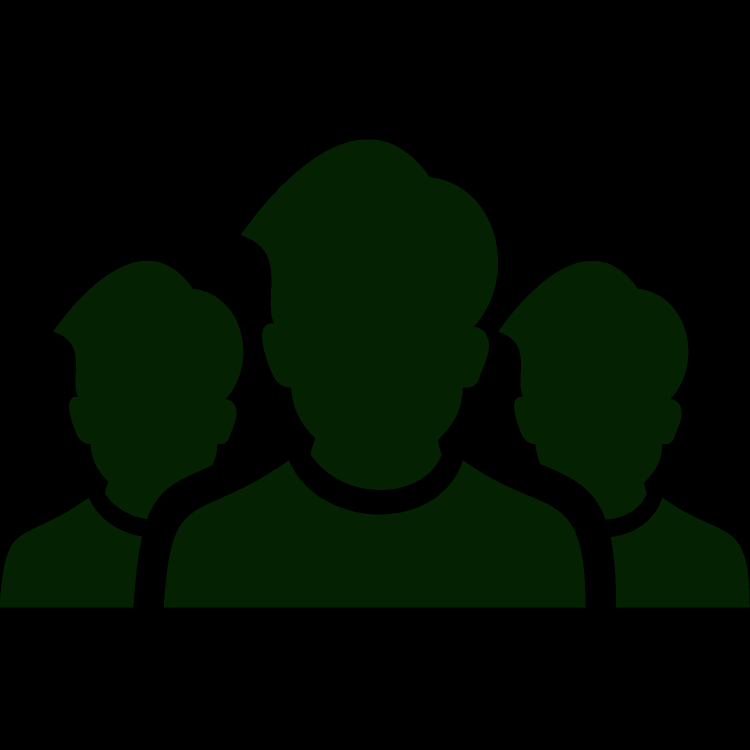
#> input picture src/app/assets/about_us.png, 1500 x 1500 px (shown at 1/2 size)
$ python -i image_pipeline.py   (imports and definitions only)
#> lines starting #> are read from the running program, lines starting #| are printed output that depends on the picture; after the words box and inside, x2 and y2 are one past the last pixel; in counts of white or black regions, pixels touching at a corner belong together
#> in process_for_analysis, img is the input picture: shape (1500, 1500, 3); mean B, G, R 0.3, 11.5, 1.4
import os
from typing import List, Optional, Tuple

# Lazy imports so tests that patch without OpenCV still import this module.
try:  # pragma: no cover - import branch
    import cv2  # type: ignore
    import numpy as np  # type: ignore
except Exception:  # pragma: no cover
    cv2 = None  # type: ignore
    np = None  # type: ignore


def _ensure_opencv():  # pragma: no cover - simple guard
    if cv2 is None or np is None:
        raise RuntimeError("OpenCV / NumPy not available; ensure opencv-python and numpy are installed.")


def normalize_exposure(img_bgr: 'np.ndarray') -> 'np.ndarray':
    """Apply CLAHE to luminance channel then rebalance average L to original.
    Keeps size, returns BGR image. Assumes uint8 input.
    """
    _ensure_opencv()
    lab = cv2.cvtColor(img_bgr, cv2.COLOR_BGR2LAB)
#> lab: shape (1500, 1500, 3); mean of channels 0, 1, 2 9.1, 121.7, 132.9
    l, a, b = cv2.split(lab)
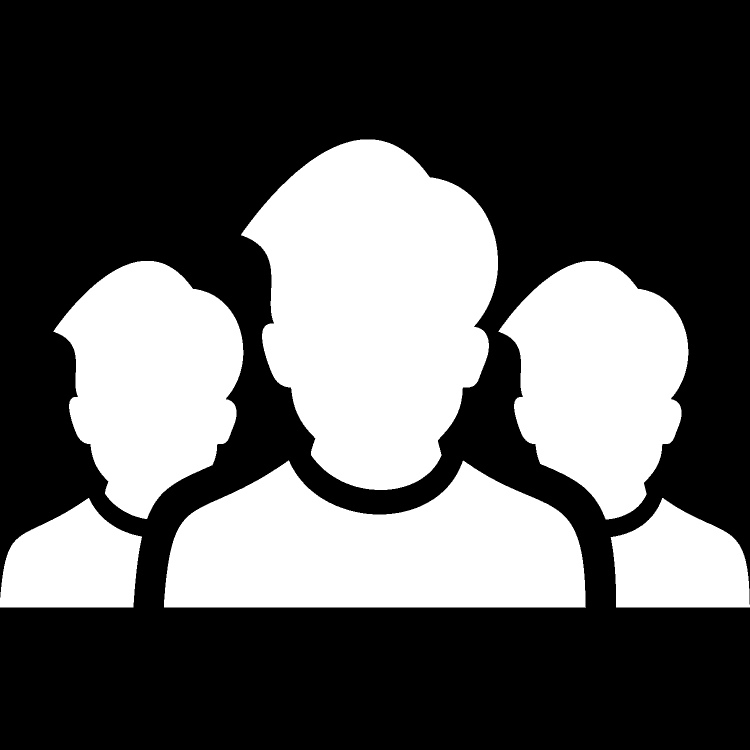
#> l: shape (1500, 1500) (shown at 1/2 size); values 0 (black) and 26 (white), 35% white; 6 white regions, box (x1, y1, x2, y2) and area: (482, 279, 996, 980) 251455, (328, 921, 1172, 1215) 183167, (997, 522, 1377, 1039) 131049, (107, 522, 487, 1038) 131026, (0, 996, 284, 1215) 45233, (1221, 996, 1500, 1215) 44850
    clahe = cv2.createCLAHE(clipLimit=2.0, tileGridSize=(8, 8))
    l2 = clahe.apply(l)
    mean_target = float(l.mean())
#> mean_target = 9.09
    mean_current = float(l2.mean()) or 1.0
#> mean_current = 12.36
    scale = mean_target / mean_current
#> scale = 0.736
    l2 = (l2.astype('float32') * scale).clip(0, 255).astype('uint8')
    lab2 = cv2.merge([l2, a, b])
#> lab2: shape (1500, 1500, 3); mean of channels 0, 1, 2 8.9, 121.7, 132.9
    return cv2.cvtColor(lab2, cv2.COLOR_LAB2BGR)


def resize_for_lcd(img_bgr: 'np.ndarray', target: Tuple[int, int] = (480, 800), bg_color=(0, 0, 0)) -> 'np.ndarray':
    """Letterbox resize preserving aspect ratio into target WxH (width,height)."""
#> called with target = (480, 800), bg_color = (0, 0, 0)
    _ensure_opencv()
    tw, th = target
    h, w = img_bgr.shape[:2]
#> h = 1500; w = 1500
    scale = min(tw / w, th / h)
#> scale = 0.32
    nw, nh = int(w * scale), int(h * scale)
#> nw = 480; nh = 480
    resized = cv2.resize(img_bgr, (nw, nh), interpolation=cv2.INTER_AREA)
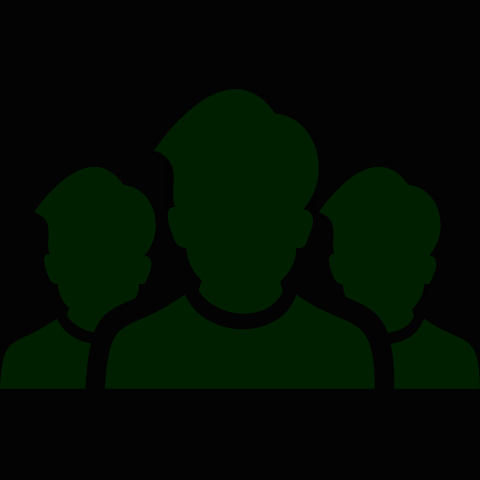
#> resized: shape (480, 480, 3); mean B, G, R 1.9, 12.7, 1.9
    canvas = np.full((th, tw, 3), bg_color, dtype='uint8')
    y0 = (th - nh) // 2
#> y0 = 160
    x0 = (tw - nw) // 2
#> x0 = 0
    canvas[y0:y0 + nh, x0:x0 + nw] = resized
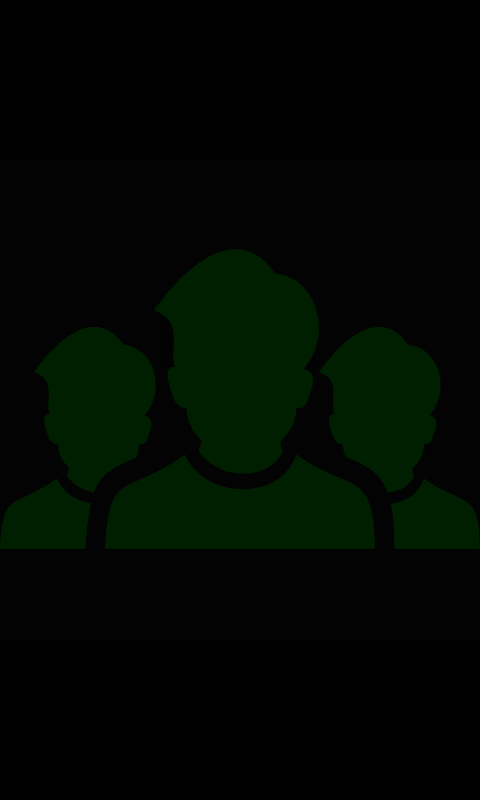
#> canvas: shape (800, 480, 3); mean B, G, R 1.2, 7.6, 1.2
    return canvas


def stitch_frames(frames: List['np.ndarray']) -> 'np.ndarray':
    """Simple horizontal stitch with exposure normalization + feather blend.
    Expects list of BGR images. Returns single stitched BGR image.
    """
    _ensure_opencv()
    if not frames:
        raise ValueError("No frames provided for stitching")
    norm = [normalize_exposure(f) for f in frames]
    heights = [f.shape[0] for f in norm]
    target_h = max(heights)
    resized = [cv2.resize(f, (int(f.shape[1] * target_h / f.shape[0]), target_h)) for f in norm]
    feather = 30
    out = resized[0].astype('float32')
    for nxt in resized[1:]:
        # Create new canvas each iteration
        new_w = int(out.shape[1] + nxt.shape[1])
        canvas = np.zeros((target_h, new_w, 3), dtype='float32')
        canvas[:, :out.shape[1]] = out
        # Feather blend overlap at boundary
        overlap = min(feather, out.shape[1], nxt.shape[1])
        left_slice = canvas[:, out.shape[1] - overlap:out.shape[1]]
        right_slice = nxt[:, :overlap].astype('float32')
        for i in range(overlap):
            alpha = i / overlap
            left_slice[:, i] = left_slice[:, i] * (1 - alpha) + right_slice[:, i] * alpha
        canvas[:, out.shape[1]:out.shape[1] + nxt.shape[1]] = nxt
        out = canvas
    return out.clip(0, 255).astype('uint8')


def process_for_analysis(image_path: str, lcd_target: Tuple[int, int] = (480, 800)) -> Optional[str]:
    """Load image, normalize exposure, resize for LCD preview, persist results.
    Returns path to normalized image for analysis (not the LCD canvas).
    Stores additional attributes on the running Kivy App if available:
      - app.processed_image_path
      - app.lcd_display_image_path
    """
    _ensure_opencv()
    if not os.path.exists(image_path):
        return None
    img = cv2.imread(image_path)
    if img is None:
        return None
    norm = normalize_exposure(img)
    lcd = resize_for_lcd(norm, target=lcd_target)
    processed_dir = os.path.join('data', 'processed')
    os.makedirs(processed_dir, exist_ok=True)
    base = os.path.splitext(os.path.basename(image_path))[0]
    norm_path = os.path.join(processed_dir, f"{base}_norm.jpg")
    lcd_path = os.path.join(processed_dir, f"{base}_lcd.jpg")
    cv2.imwrite(norm_path, norm)
    cv2.imwrite(lcd_path, lcd)
    try:  # Attach to Kivy App for UI use if available
        from kivy.app import App
#> (the run stopped early here; a loop or call above may not have finished)

$ run again, on src/app/assets/cancel.png
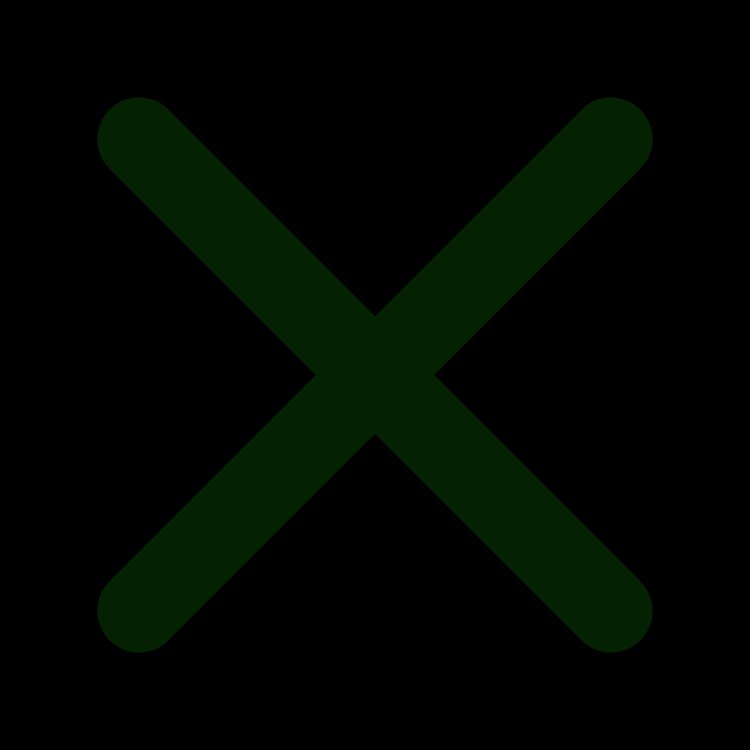
#> input picture src/app/assets/cancel.png, 1500 x 1500 px (shown at 1/2 size)
#> in process_for_analysis, img is the input picture: shape (1500, 1500, 3); mean B, G, R 0.2, 6.8, 0.8
#> lab: shape (1500, 1500, 3); mean of channels 0, 1, 2 5.3, 124.3, 130.9
#> in normalize_exposure, `l, a, b = cv2.split(lab)`:
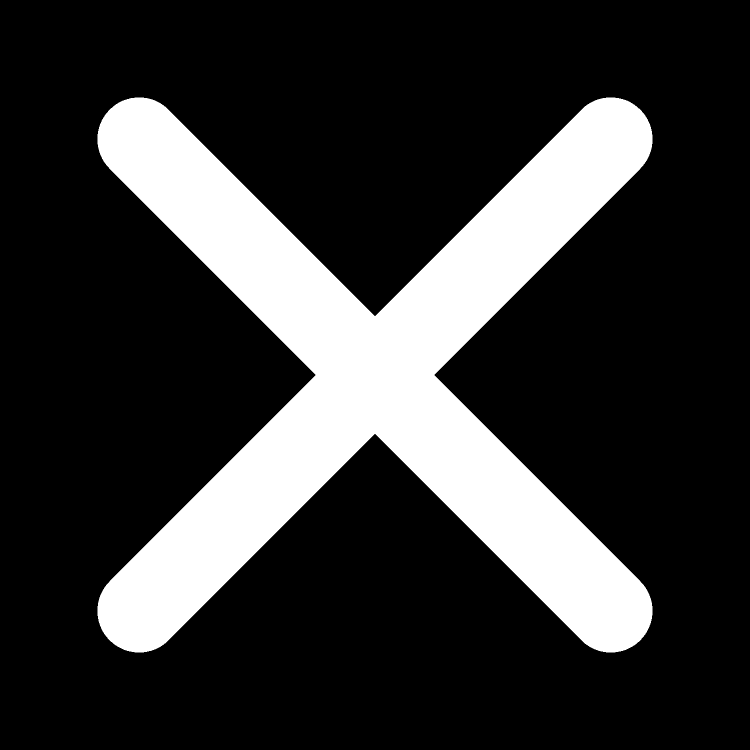
#> l: shape (1500, 1500) (shown at 1/2 size); values 0 (black) and 26 (white), 20.5% white; 1 white region, box (x1, y1, x2, y2) and area: (195, 195, 1305, 1305) 461130
#> mean_target = 5.33
#> mean_current = 8.53
#> in normalize_exposure, `scale = mean_target / mean_current`: scale = 0.624
#> lab2: shape (1500, 1500, 3); mean of channels 0, 1, 2 4.5, 124.3, 130.9
#> in resize_for_lcd, `canvas[y0:y0 + nh, x0:x0 + nw] = resized`:
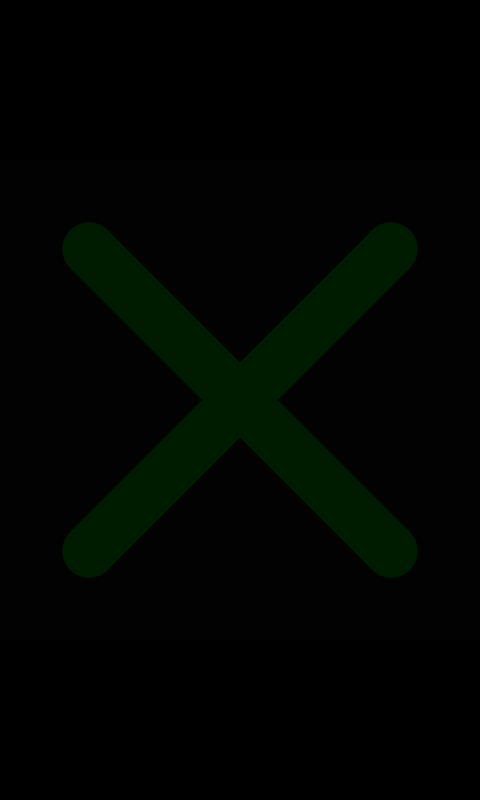
#> canvas: shape (800, 480, 3); mean B, G, R 1, 4.4, 1

$ run again, on src/app/assets/guide.png
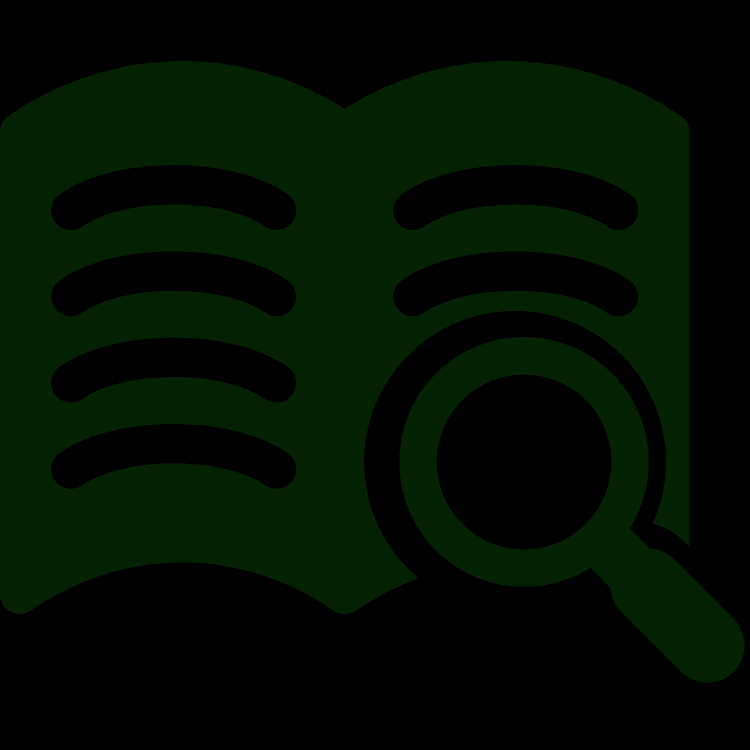
#> input picture src/app/assets/guide.png, 1500 x 1500 px (shown at 1/2 size)
#> in process_for_analysis, img is the input picture: shape (1500, 1500, 3); mean B, G, R 0.5, 15, 1.8
#> lab: shape (1500, 1500, 3); mean of channels 0, 1, 2 11.8, 119.8, 134.4
#> in normalize_exposure, `l, a, b = cv2.split(lab)`:
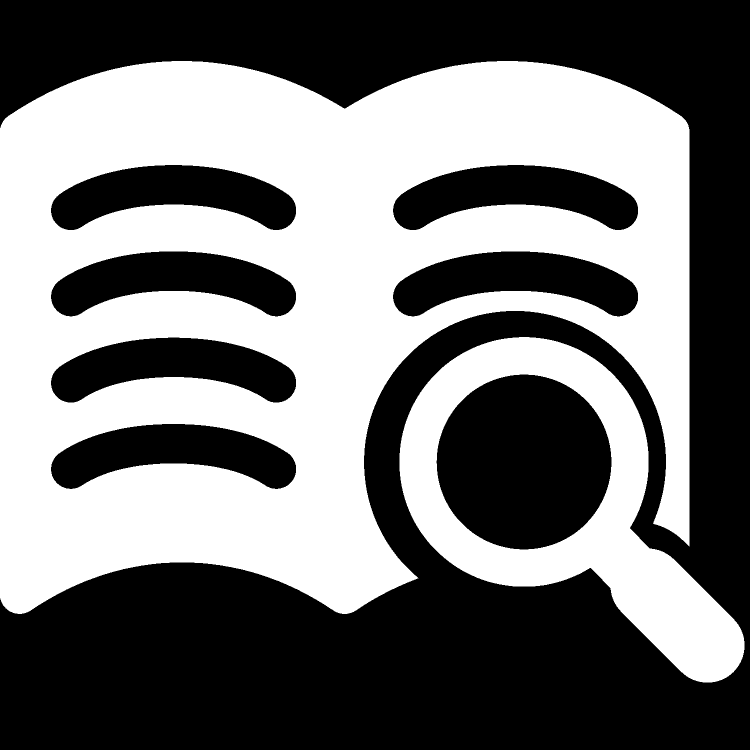
#> l: shape (1500, 1500) (shown at 1/2 size); values 0 (black) and 26 (white), 45.5% white; 2 white regions, box (x1, y1, x2, y2) and area: (0, 122, 1379, 1228) 876899, (799, 674, 1489, 1365) 146270
#> mean_target = 11.82
#> mean_current = 15.28
#> in normalize_exposure, `scale = mean_target / mean_current`: scale = 0.774
#> lab2: shape (1500, 1500, 3); mean of channels 0, 1, 2 11.5, 119.8, 134.4
#> in resize_for_lcd, `canvas[y0:y0 + nh, x0:x0 + nw] = resized`:
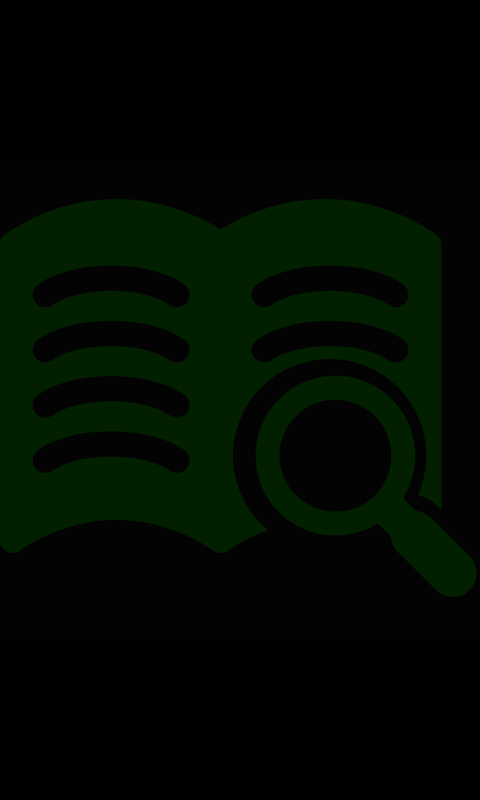
#> canvas: shape (800, 480, 3); mean B, G, R 1, 9.4, 1.5
